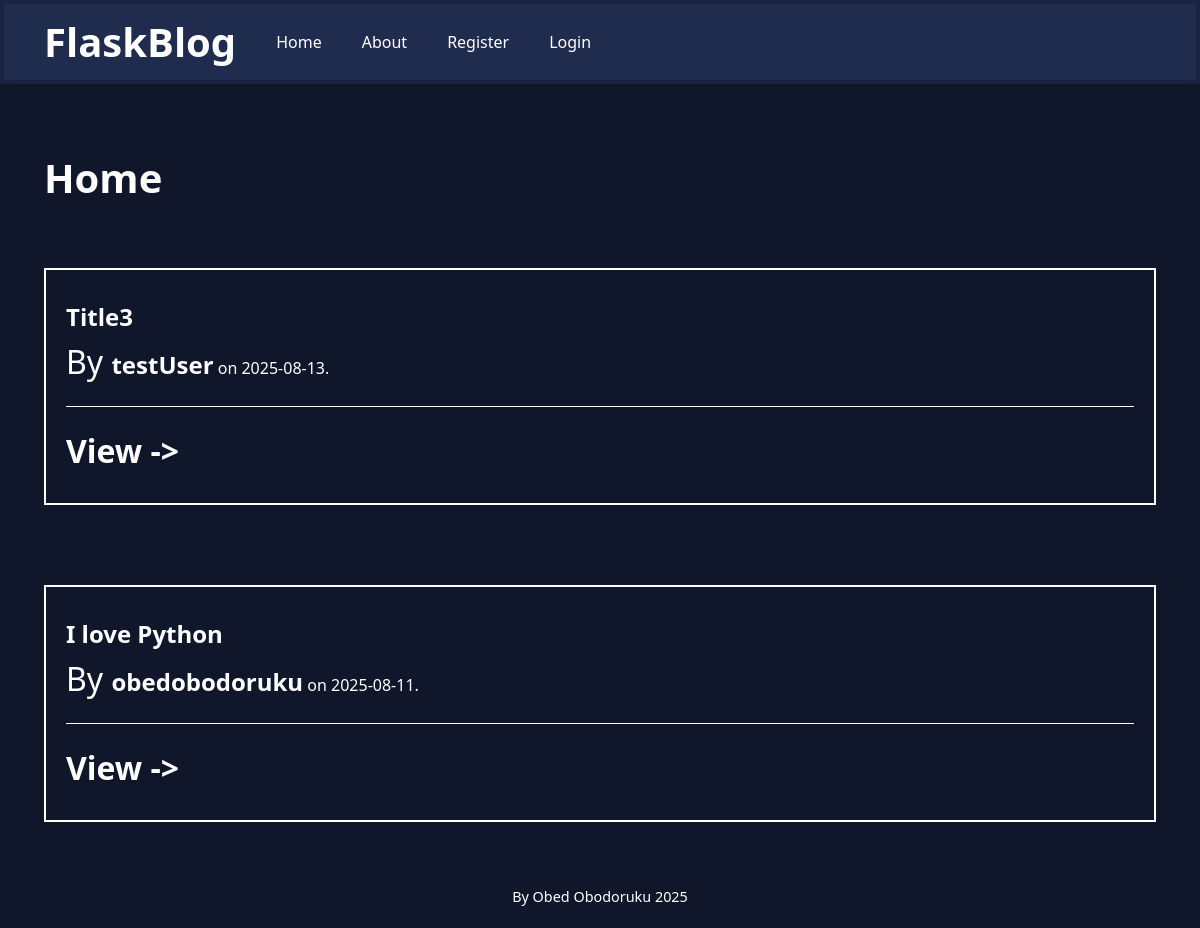
The page /home on the database its author committed.
### flaskblog/models.py (models this page shows, shortened)
class Post(db.Model):
    id = db.Column(db.Integer, primary_key=True)
    title = db.Column(db.String(150), nullable=True)
    content = db.Column(db.String, nullable=False)
    date_posted = db.Column(db.DateTime, nullable=False, default=datetime.utcnow)
    user_id = db.Column(db.Integer, db.ForeignKey("user.id"), nullable=False)

class User(db.Model, UserMixin):
    id = db.Column(db.Integer, primary_key=True)
    username = db.Column(db.String(20), unique=True, nullable=False)
    email = db.Column(db.String(150), unique=True, nullable=False)
    password = db.Column(db.String(120), nullable=False)
    posts = db.relationship("Post", backref="author", lazy=True)

### flaskblog/routes.py (the view)
@app.route("/")
@app.route("/home")
def home():
    posts = Post.query.order_by(Post.date_posted.desc()).all()
    return render_template("home.html", posts=posts)

### flaskblog/templates/home.html (shortened to what this page needs)
{% extends "layout.html" %}
{% block body %}
    <h1 class="text-[2.5rem] font-bold mb-5">Home</h1>
    {% for post in posts %}
        <div class="flex flex-col justify-center items-center mb-10">
            <article class="border-2 border-white w-full p-5 mt-10">
                <div>
                    <a class="text-[2rem]">
                        {% if post.author == current_user %}
                            <a href="{{ url_for('update_post', post_id=post.id) }}" class="hover:text-blue-500 hover:underline decoration-2 cursor-pointer text-[1.5rem] font-bold">{{ post.title }}</a>
                        {% elif post.author != current_user %}
                            <span class="text-[1.5rem] font-bold">{{ post.title }}</span>
                         {% endif %}
                    <p>By <a href="{{ url_for('user_posts', username=post.author.username) }}" class="hover:text-blue-500 hover:underline decoration-2 cursor-pointer text-[1.5rem] font-bold">{{ post.author.username }}</a> on {{ post.date_posted.strftime('%Y-%m-%d') }}.</p>
                </div>
                <hr class="my-5">
                <div class="pb-2">
                    <a href="{{ url_for('blog_post', post_id=post.id) }}" class="hover:text-blue-500 hover:underline decoration-2 cursor-pointer text-[1.5rem] font-bold"><button type=button class="content-button">View -></button></a>
                </div>
            </article>
        </div>
    {% endfor %}
{% endblock %}

### flaskblog/templates/layout.html (shortened to what this page needs)
<!DOCTYPE html>
<html lang="en">
<head>
    <script src="https://cdn.jsdelivr.net/npm/@tailwindcss/browser@4"></script>
    <link rel="stylesheet" href="{{ url_for('static', filename='main.css') }}">
</head>
<body>
    <header class="w-full mix-blend-screen backdrop-blur-xs border-4 border-[#0a0e1a] bg-[#10172a] pt-2 pb-2 sticky top-0">
            <nav class="flex flex-row">
                <a class="mx-10 text-[2.5rem] font-extrabold" href="{{ url_for('home') }}">FlaskBlog</a>
                <div class="nav-div flex flex-row jusify-evenly items-center">
                    {% if current_user.is_authenticated %}
                        <a class="mr-10 text-white text-[1rem]" href="{{ url_for('home') }}">Home</a>
                        <a class="mr-10 text-white text-[1rem]" href="{{ url_for('new_post') }}">New Post</a>
                        <a class="mr-10 text-white text-[1rem]" href="{{ url_for('account') }}">Account</a>
                        <a class="text-white text-[1rem]" href="{{ url_for('logout') }}">Logout</a>
                    {% else %}
                            <a class="mr-10 text-white text-[1rem]" href="{{ url_for('home') }}">Home</a>
                            <a class="mr-10 text-white text-[1rem]" href="{{ url_for('about') }}">About</a>
                            <a class="mr-10 text-white text-[1rem]" href="{{ url_for('register') }}">Register</a>
                            <a class="text-white text-[1rem]" href="{{ url_for('login') }}">Login</a>
                    {% endif %}
                </div>
            </nav>
    </header>
    <main class="main">
        <div class="mx-5 p-6 mt-10">
        {% block body %}
        {% endblock %}
        </div>
        <div class="flex flex-end justify-center items-center mb-5">
            <footer class="text-[0.9rem]">By Obed Obodoruku 2025</footer>
        </div>
    </main>
</body>
</html>

### flaskblog/static/main.css (style rules this page uses)
body { background-color: #10172a; color: #fff; }
nav > .nav-div > a { gap: 15px; }
.content-button { font-size: 2rem; }

### rows shown on the page
Post: title "Title3", author.username "testUser", date_posted "2025-08-13"
Post: title "I love Python", author.username "obedobodoruku", date_posted "2025-08-11"
